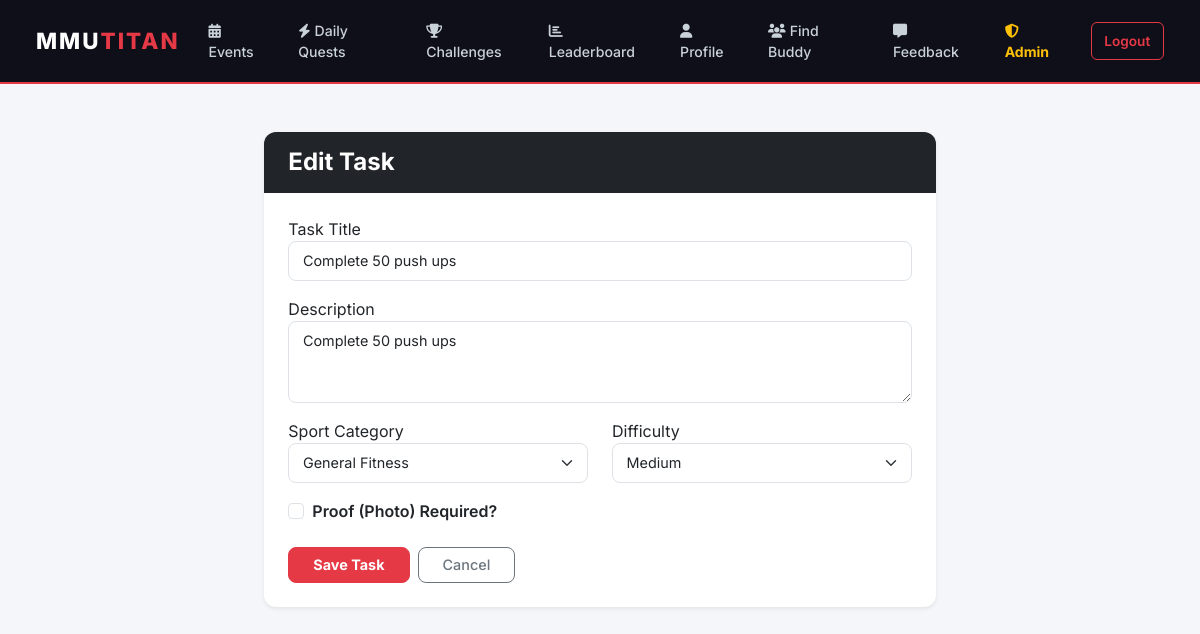
Page /admin/tasks/edit/1 (signed in) on the earlier database version.
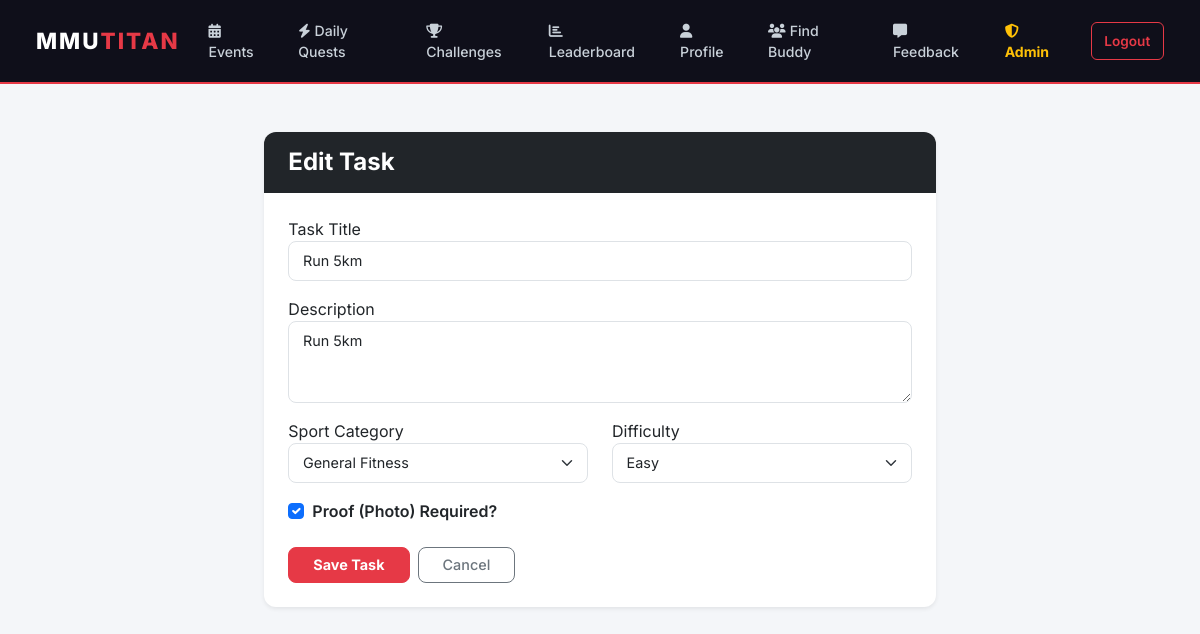
Same page on the later database version.
### mmutitan/models.py (models this page shows)
class Task(db.Model):
    id = db.Column(db.Integer, primary_key=True)
    title = db.Column(db.String(100), nullable=False)
    description = db.Column(db.Text, nullable=False)
    sport_category = db.Column(db.String(50), nullable=False)
    difficulty = db.Column(db.String(20), nullable=False)
    proof_required = db.Column(db.Boolean, default=False)
    usertasks = db.relationship('UserTask', backref='task_ref', lazy=True, cascade="all, delete-orphan")

### mmutitan/app.py (the view)
    @app.route('/admin/tasks/edit/<int:task_id>', methods=['GET', 'POST'])
    @login_required
    @admin_required
    def edit_task(task_id):
        task = Task.query.get_or_404(task_id)
        form = TaskForm()
        if form.validate_on_submit():
            task.title = form.title.data
            task.description = form.description.data
            task.sport_category = form.sport_category.data
            task.difficulty = form.difficulty.data
            task.proof_required = form.proof_required.data
            db.session.commit()
            flash('Task updated!', 'success')
            return redirect(url_for('admin_tasks'))
        elif request.method == 'GET':
            form.title.data = task.title
            form.description.data = task.description
            form.sport_category.data = task.sport_category
            form.difficulty.data = task.difficulty
            form.proof_required.data = task.proof_required
        return render_template('admin_task_form.html', form=form, legend='Edit Task')

### mmutitan/forms.py
class TaskForm(FlaskForm):
    title = StringField('Task Title', validators=[DataRequired()])
    description = TextAreaField('Description', validators=[DataRequired()])
    sport_category = SelectField('Sport Category', choices=[
        ('General', 'General Fitness'),
        ('Football', 'Football'),
        ('Basketball', 'Basketball'),
        ('Badminton', 'Badminton'),
        ('Running', 'Running')
    ])
    difficulty = SelectField('Difficulty', choices=[
        ('Easy', 'Easy'),
        ('Medium', 'Medium'),
        ('Hard', 'Hard')
    ])
    proof_required = BooleanField('Proof (Photo) Required?')
    submit = SubmitField('Save Task')

### mmutitan/app.py (called while the page is built)
def admin_required(f):
    @wraps(f)
    def decorated_function(*args, **kwargs):
        if not current_user.is_admin:
            flash('Access Denied. Admins only.', 'danger')
            return redirect(url_for('home'))
        return f(*args, **kwargs)
    return decorated_function

### mmutitan/models.py (called while the page is built)
@login_manager.user_loader
def load_user(user_id):
    return User.query.get(int(user_id))

### mmutitan/templates/admin_task_form.html (shortened to what this page needs)
{% extends "base.html" %}
{% block content %}
<div class="row justify-content-center">
    <div class="col-md-7">
        <div class="card shadow-sm mt-3">
            <div class="card-header bg-dark text-white py-3">
                <h4 class="mb-0 fw-bold">{{ legend }}</h4>
            </div>
            <div class="card-body p-4">
                <form method="POST">
                    <div class="mb-3">
                        {{ form.title.label }}
                        {{ form.title(class="form-control") }}
                    </div>
                    <div class="mb-3">
                        {{ form.description.label }}
                        {{ form.description(class="form-control", rows="3") }}
                    </div>
                    <div class="row mb-3">
                        <div class="col-md-6">
                            {{ form.sport_category.label }}
                            {{ form.sport_category(class="form-select") }}
                        </div>
                        <div class="col-md-6">
                            {{ form.difficulty.label }}
                            {{ form.difficulty(class="form-select") }}
                        </div>
                    </div>
                    <div class="form-check mb-4">
                        {{ form.proof_required(class="form-check-input") }}
                        {{ form.proof_required.label(class="form-check-label fw-semibold") }}
                    </div>
                    <div class="d-flex gap-2">
                        {{ form.submit(class="btn btn-danger fw-bold px-4") }}
                        <a href="{{ url_for('admin_tasks') }}" class="btn btn-outline-secondary px-4">Cancel</a>
                    </div>
                </form>
            </div>
        </div>
    </div>
</div>
{% endblock %}

Differences in the rows shown:
changed Task "General Fitness": title "Complete 50 push ups" → "Run 5km"; description "Complete 50 push ups" → "Run 5km"; difficulty "Medium" → "Easy"; proof_required "☐" → "☑"
